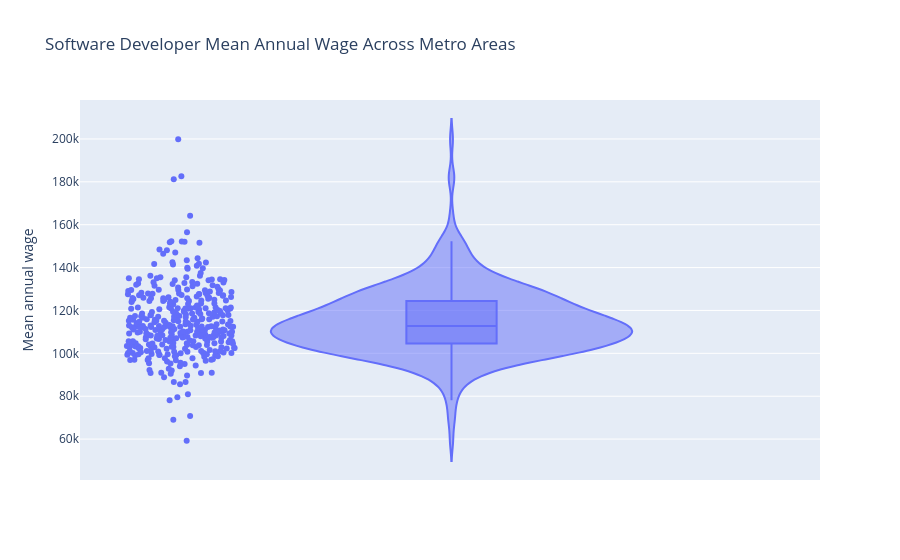

Write notebook code for a chart like this one.
### Markdown cell above
## 4. Violin Plot: Software Developer Wages Across Metro Areas

- **Objective:** To see how much the average Software Developer wage varies from one metro area to another, and which areas pay the most and the least.
- **Why this visualisation type:** A violin plot shows the shape of a distribution, so I can see where most metro areas sit and how far the unusual ones are from them. The box inside it shows the median and the middle half of the areas. Software Developers are the largest occupation, so there are plenty of metro areas to compare.

### Code cell
software_developer_metros = metros[metros["OCC_CODE"] == "15-1252"]

fig_violin = px.violin(software_developer_metros,
                  y="A_MEAN",
                  box=True,
                  points="all",
                  hover_name="AREA_TITLE",
                  labels={"A_MEAN": "Mean annual wage"},
                  title="Software Developer Mean Annual Wage Across Metro Areas")
fig_violin.show()

### Figure 1 — Plotly figure (JSON) as saved in the notebook; plotly's stock layout.template omitted (floating-point values rounded to 4 significant figures; data arrays with more than 128 entries replaced by an {"elided": "..."} marker saying what was removed)
{"data": [{"alignmentgroup": "True", "box": {"visible": true}, "hovertemplate": "<b>%{hovertext}</b><br><br>Mean annual wage=%{y}<extra></extra>", "hovertext": {"elided": "380 str values"}, "legendgroup": "", "marker": {"color": "#636efa"}, "name": "", "offsetgroup": "", "orientation": "v", "points": "all", "scalegroup": "True", "showlegend": false, "type": "violin", "x0": " ", "xaxis": "x", "y": {"elided": "380 float values"}, "y0": " ", "yaxis": "y"}], "layout": {"legend": {"tracegroupgap": 0}, "title": {"text": "Software Developer Mean Annual Wage Across Metro Areas"}, "violinmode": "group", "xaxis": {"anchor": "y", "domain": [0, 1]}, "yaxis": {"anchor": "x", "domain": [0, 1], "title": {"text": "Mean annual wage"}}}}
